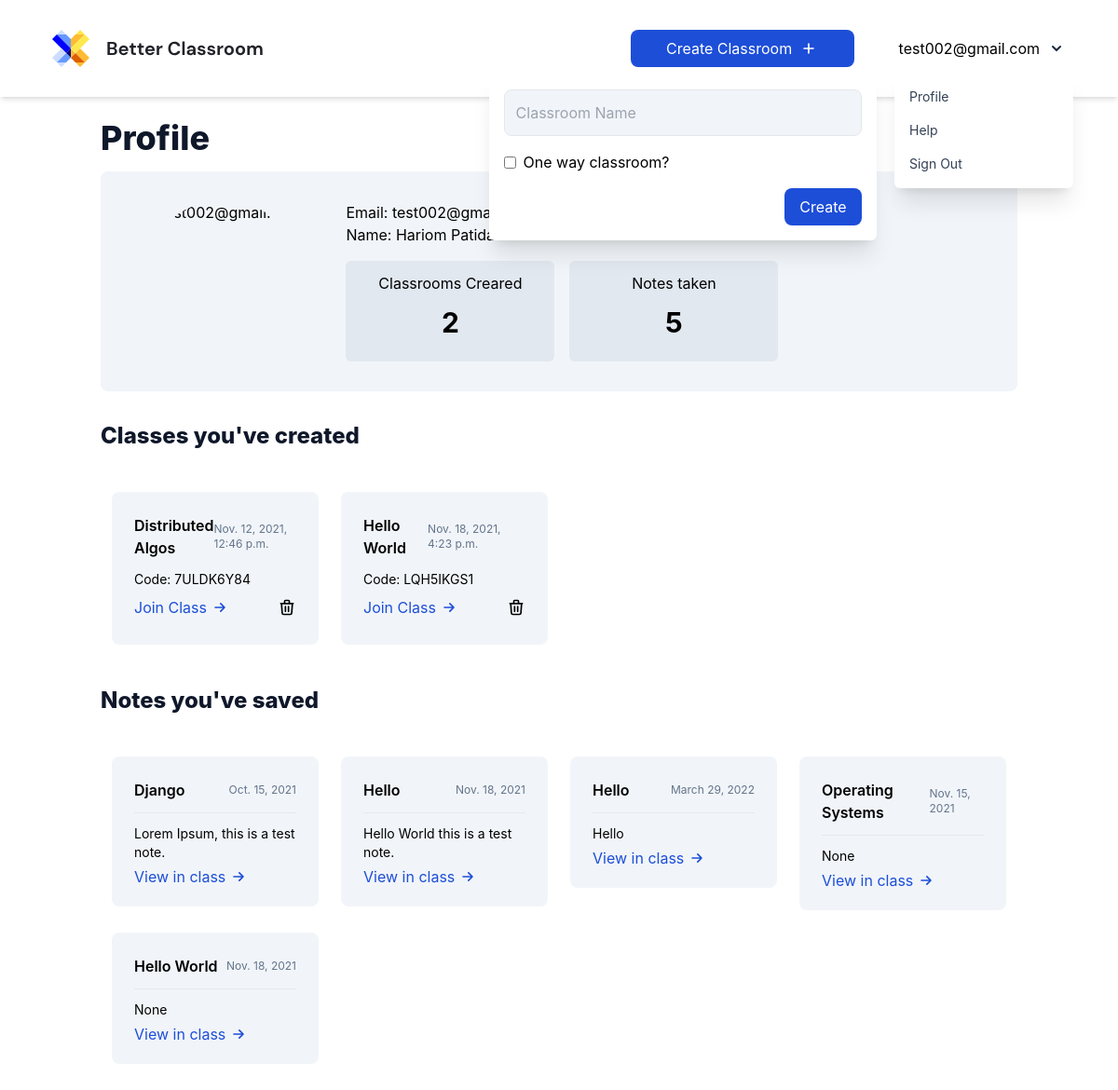
The app's page /profile/ (signed in) with its own data.
### classroom/models.py (models this page shows, shortened)
class Classroom(models.Model):
    name = models.CharField(max_length=50, null=True, blank=True)
    created_by = models.ForeignKey(User, on_delete=models.CASCADE, related_name="teacher")
    slug = models.SlugField(max_length=11, blank=True, null=True)
    oneway = models.BooleanField(default=True)
    board = models.TextField(blank=True, null=True, default="{}")
    timestamp = models.DateTimeField(auto_now_add=True)

class Notes(models.Model):
    classroom = models.ForeignKey(Classroom, on_delete=models.CASCADE)
    user = models.CharField(max_length=100, null=True, blank=True)
    note = models.CharField(max_length=1000, null=True, blank=True)

### accounts/views.py (the view)
# urls.py: path('profile/', profile_view, name='profile'),
@login_required
def profile_view(request):
    context = {
        'title': request.user.first_name + " " + request.user.last_name,
        'classrooms': Classroom.objects.filter(created_by=request.user),
        'notes': Notes.objects.filter(user=request.user)
    }
    return render(request, 'accounts/profile.html', context)

### Templates/accounts/profile.html (shortened to what this page needs)
{% extends 'base/base.html' %}
{% load static %}
{% block content %}
<div>
    <div class="mb-8">
        <h1 class="text-4xl font-extrabold text-slate-900 mb-4">Profile</h1>
        <div class="flex w-full bg-slate-100 rounded-lg p-8" >
            <div class="mr-12">
                <img src="{{ user.socialaccount_set.all.0.get_avatar_url }}" alt="{{ user }}" class="h-20 lg:h-40 w-auto rounded-full ml-4 object-cover" draggable="false" />
            </div>
            <div>
                Email: {{ request.user.email }} <br>
                Name: {{ request.user.first_name }} {{ request.user.last_name }}
                <div class="flex space-x-4 mt-4">
                    <div class="bg-slate-200 p-3 w-56 flex items-center justify-center rounded-md flex-col">
                        Classrooms Creared
                        <h2 class="text-3xl font-bold py-3">{{ classrooms.count }}</h2>
                    </div>
                    <div class="bg-slate-200 p-3 w-56 flex items-center justify-center rounded-md flex-col">
                        Notes taken
                        <h2 class="text-3xl font-bold py-3">{{ notes.count }}</h2>
                    </div>
                </div>
            </div>
        </div>
    </div>
    <h1 class="text-2xl font-extrabold text-slate-900 mb-2">Classes you've created</h1>
    <div class="flex flex-wrap my-8 w-full">
        {% for classroom in classrooms %}
            <div class="w-1/4 p-3">
                <div class="p-6 bg-slate-100 rounded-lg">
                    <div class="flex justify-between items-center mb-3">
                        <div class="font-semibold ">{{ classroom.name }}</div>
                        <div class="text-slate-500 text-xs">{{ classroom.timestamp }}</div>
                    </div>
                    <div class="mb-1 text-sm">Code: {{ classroom.slug }}</div>
                    <div class="flex justify-between items-center">
                        <a href="/{{ classroom.slug }}" class="text-blue-700 text-md py-1 rounded-md flex justify-center items-center">
                            Join Class
                            <svg xmlns="http://www.w3.org/2000/svg" class="ml-1 h-5 w-5" fill="none" viewBox="0 0 24 24" stroke="currentColor">
                                <path stroke-linecap="round" stroke-linejoin="round" stroke-width="2" d="M13 7l5 5m0 0l-5 5m5-5H6" />
                            </svg>
                        </a>
                        {% if request.user == classroom.created_by %}
                        <a href="/delete/{{ classroom.slug }}" class="hover:text-red-500">
                            <svg xmlns="http://www.w3.org/2000/svg" class="h-5 w-5" fill="none" viewBox="0 0 24 24" stroke="currentColor">
                                <path stroke-linecap="round" stroke-linejoin="round" stroke-width="2" d="M19 7l-.867 12.142A2 2 0 0116.138 21H7.862a2 2 0 01-1.995-1.858L5 7m5 4v6m4-6v6m1-10V4a1 1 0 00-1-1h-4a1 1 0 00-1 1v3M4 7h16" />
                            </svg>
                        </a>
                        {% endif %}
                    </div>
                </div>
            </div>
        {% endfor %}
    </div>
    <h1 class="text-2xl font-extrabold text-slate-900 mb-2">Notes you've saved</h1>
    <div class="flex flex-wrap my-8 w-full">
        {% for note in notes %}
            <div class="w-1/4 p-3">
                <div class="px-6 pt-6 pb-4 bg-slate-100 rounded-lg">
                    <div class="flex justify-between items-center mb-3">
                        <div class="font-semibold ">{{ note.classroom.name }}</div>
                        <div class="text-slate-500 text-xs">{{ note.classroom.timestamp|date }}</div>
                    </div>
                    <hr class="mb-3">
                    <div class="text-sm">{{ note.note }}</div>
                    <div class="flex justify-between items-center">
                        <a href="/{{ classroom.slug }}" class="text-blue-700 text-md py-1 rounded-md flex justify-center items-center">
                            View in class
                            <svg xmlns="http://www.w3.org/2000/svg" class="ml-1 h-5 w-5" fill="none" viewBox="0 0 24 24" stroke="currentColor">
                                <path stroke-linecap="round" stroke-linejoin="round" stroke-width="2" d="M13 7l5 5m0 0l-5 5m5-5H6" />
                            </svg>
                        </a>
                    </div>
                </div>
            </div>
        {% endfor %}
    </div>
</div>
{% endblock content %}

### Templates/base/navbar.html (shortened to what this page needs)
{% load socialaccount %}
<nav class="absolute top-0 w-screen">
    <div class="mx-auto max-w-screen">
        <div class="flex justify-between shadow-md px-12">
            <div class="flex space-x-4">
                <div>
                    <a href="{% url 'home' %}" class="flex items-center py-8 px-2 text-slate-700 hover:text-slate-900">
                    </a>
                </div>
            </div>
            <div class="md:flex items-center">
                {% if request.user.is_authenticated %}
                    <div class="flex justify-center mr-6">
                        <div x-data="{ createClass: false }" class="relative my-2">
                            <button @click="createClass = !createClass" class="relative z-10 block px-3 py-2 flex w-60 mr-6 justify-center items-center bg-blue-700 hover:bg-blue-800 text-white rounded-lg">
                                Create Classroom
                                <svg xmlns="http://www.w3.org/2000/svg" class="ml-2 h-5 w-5" fill="none" viewBox="0 0 24 24" stroke="currentColor">
                                    <path stroke-linecap="round" stroke-linejoin="round" stroke-width="2" d="M12 6v6m0 0v6m0-6h6m-6 0H6" />
                                </svg>
                            </button>
                            <div x-show="createClass" @click="createClass = false" class="fixed inset-0 h-full w-full z-10"></div>
                            <div x-show="createClass" class="absolute right-0 mt-2 p-4 w-auto bg-white rounded-md shadow-xl z-20">
                                <form action="" method="POST">{% csrf_token %}
                                    <div class="flex flex-col space-y-4">
                                        <input type="text" name="classname" placeholder="Classroom Name" class="p-3 w-96 bg-slate-100 rounded-lg border focus:border-slate-200"  required/>
                                        <label class="inline-flex items-center">
                                            <input type="checkbox" class="form-checkbox" name="oneway"/>
                                            <span class="ml-2">One way classroom?</span>
                                        </label>
                                        <button type="submit" class="px-4 py-2 ml-auto flex w-max justify-center items-center bg-blue-700 hover:bg-blue-800 text-white rounded-lg">
                                            Create
                                        </button>
                                    </div>
                                </form>
                            </div>
                        </div>
                    </div>
                    {{ request.user }}
                    <div class="flex justify-center">
                        <div x-data="{ dropdownOpen: false }" class="relative my-2">
                            <button @click="dropdownOpen = !dropdownOpen" class="relative z-10 block rounded-md p-2 focus:outline-none">
                                <svg class="h-5 w-5 text-slate-800" xmlns="http://www.w3.org/2000/svg" viewBox="0 0 20 20" fill="currentColor">
                                    <path fill-rule="evenodd" d="M5.293 7.293a1 1 0 011.414 0L10 10.586l3.293-3.293a1 1 0 111.414 1.414l-4 4a1 1 0 01-1.414 0l-4-4a1 1 0 010-1.414z" clip-rule="evenodd" />
                                </svg>
                            </button>
                            <div x-show="dropdownOpen" @click="dropdownOpen = false" class="fixed inset-0 h-full w-full z-10"></div>
                            <div x-show="dropdownOpen" class="absolute right-0 mt-2 py-2 w-48 bg-white rounded-md shadow-xl z-20">
                                <a href="{% url 'profile' %}" class="block px-4 py-2 text-sm capitalize text-slate-700 hover:bg-blue-700 hover:text-white">
                                    Profile
                                </a>
                                <a href="#" class="block px-4 py-2 text-sm capitalize text-slate-700 hover:bg-blue-700 hover:text-white">
                                    Help
                                </a>
                                <a href="{% url 'logout' %}" class="block px-4 py-2 text-sm capitalize text-slate-700 hover:bg-blue-700 hover:text-white">
                                    Sign Out
                                </a>
                            </div>
                        </div>
                    </div>
                {% endif %}
            </div>
        </div>
    </div>
</nav>

### static/style.css (style rules this page uses)
html, body { font-family: 'Inter', sans-serif !important; font-family: 'DM Sans', sans-serif; scroll-behavior: smooth; }
* { outline: none; }

### records on screen
Classroom: name "Distributed Algos", timestamp "Nov. 12, 2021, 12:46 p.m.", slug "7ULDK6Y84"
Classroom: name "Hello World", timestamp "Nov. 18, 2021, 4:23 p.m.", slug "LQH5IKGS1"
Notes: classroom.name "Django", classroom.timestamp "Oct. 15, 2021", note "Lorem Ipsum, this is a test note."
Notes: classroom.name "Hello", classroom.timestamp "Nov. 18, 2021", note "Hello World this is a test note."
Notes: classroom.name "Hello", classroom.timestamp "March 29, 2022", note "Hello"
Notes: classroom.name "Operating Systems", classroom.timestamp "Nov. 15, 2021", note "None"
Notes: classroom.name "Hello World", classroom.timestamp "Nov. 18, 2021", note "None"

### other values on screen
{{ request.user }} "test002@gmail.com"
{{ request.user.email }} "test002@gmail.com"
{{ request.user.first_name }} "Hariom"
{{ request.user.last_name }} "Patidar"
{{ classrooms.count }} "2"
{{ notes.count }} "5"
